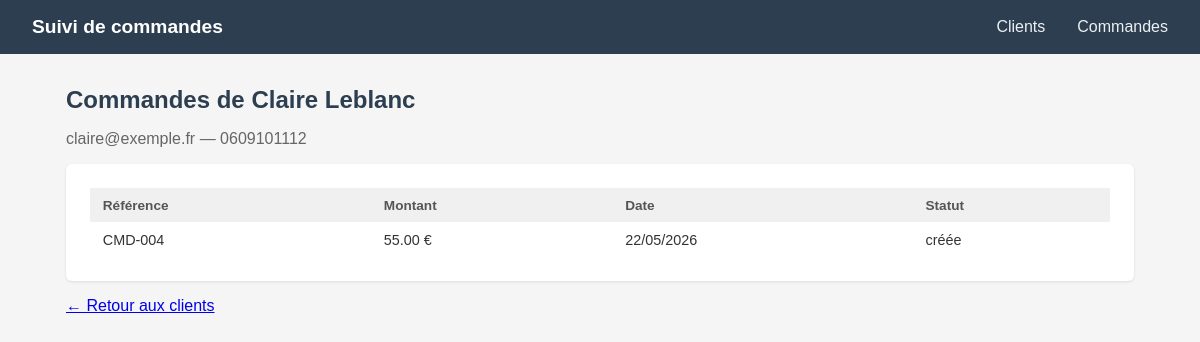
The app's page /clients/3/commandes with its own data.
### app/models/client.py (models this page shows)
class Client(SQLModel, table=True):
    id: Optional[int] = Field(default=None, primary_key=True)
    name: str
    email: str
    phone: str
    address: str
    created_at: datetime = Field(default_factory=datetime.now)
    orders: List["Order"] = Relationship(back_populates="client")

### app/models/commande.py (models this page shows)
class Order(SQLModel, table=True):
    id: Optional[int] = Field(default=None, primary_key=True)
    reference: str
    created_at: datetime = Field(default_factory=datetime.now)
    total_amount: float
    status: OrderStatus = Field(default=OrderStatus.CREATED)
    client_id: int = Field(foreign_key="client.id", ondelete="CASCADE")
    client: Optional["Client"] = Relationship(back_populates="orders")

### app/routes/clients.py (the view)
@router.get("/{client_id}/commandes", response_class=HTMLResponse) #    Cet endpoint affiche la liste des commandes d'un client spécifique. On vérifie d'abord que le client existe, puis on récupère toutes les commandes associées à ce client pour les afficher dans le template.
def get_client_orders(client_id: int, request: Request, session: Session = Depends(get_session)):
    client = session.get(Client, client_id)
    if not client:
        raise HTTPException(status_code=404, detail="Client introuvable")
    orders = session.exec(select(Order).where(Order.client_id == client_id)).all()
    return templates.TemplateResponse(request, "clients/commandes.html", {"client": client, "orders": orders})

### templates/clients/commandes.html
{% extends "base.html" %}
{% block content %}
<h2>Commandes de {{ client.name }}</h2>
<p style="margin-bottom:1rem; color:#666;">{{ client.email }} — {{ client.phone }}</p>
<div class="card">
    {% if orders %}
    <table>
        <thead>
            <tr>
                <th>Référence</th>
                <th>Montant</th>
                <th>Date</th>
                <th>Statut</th>
            </tr>
        </thead>
        <tbody>
            {% for order in orders %}
            <tr>
                <td>{{ order.reference }}</td>
                <td>{{ "%.2f €"|format(order.total_amount) }}</td>
                <td>{{ order.created_at.strftime("%d/%m/%Y") }}</td>
                <td>{{ order.status.value }}</td>
            </tr>
            {% endfor %}
        </tbody>
    </table>
    {% else %}
    <p style="color:#999;">Ce client n'a aucune commande.</p>
    {% endif %}
</div>
<p style="margin-top:1rem;"><a href="/clients/">← Retour aux clients</a></p>
{% endblock %}

### templates/base.html (style rules this page uses)
* { box-sizing: border-box; margin: 0; padding: 0; }
body { font-family: sans-serif; background: #f5f5f5; color: #333; }
h2 { margin-bottom: 1rem; color: #2c3e50; }
.card { background: white; border-radius: 6px; padding: 1.5rem; box-shadow: 0 1px 3px rgba(0,0,0,0.1); }
table { width: 100%; border-collapse: collapse; }
th { text-align: left; padding: 0.6rem 0.8rem; background: #f0f0f0; font-size: 0.85rem; color: #555; }
td { padding: 0.6rem 0.8rem; border-bottom: 1px solid #eee; font-size: 0.9rem; }
tr:last-child td { border-bottom: none; }

### records on screen
Client: name "Claire Leblanc", email "claire@exemple.fr", phone "0609101112"
Order: reference "CMD-004", total_amount "55.00 €", created_at "22/05/2026", status.value "créée"
